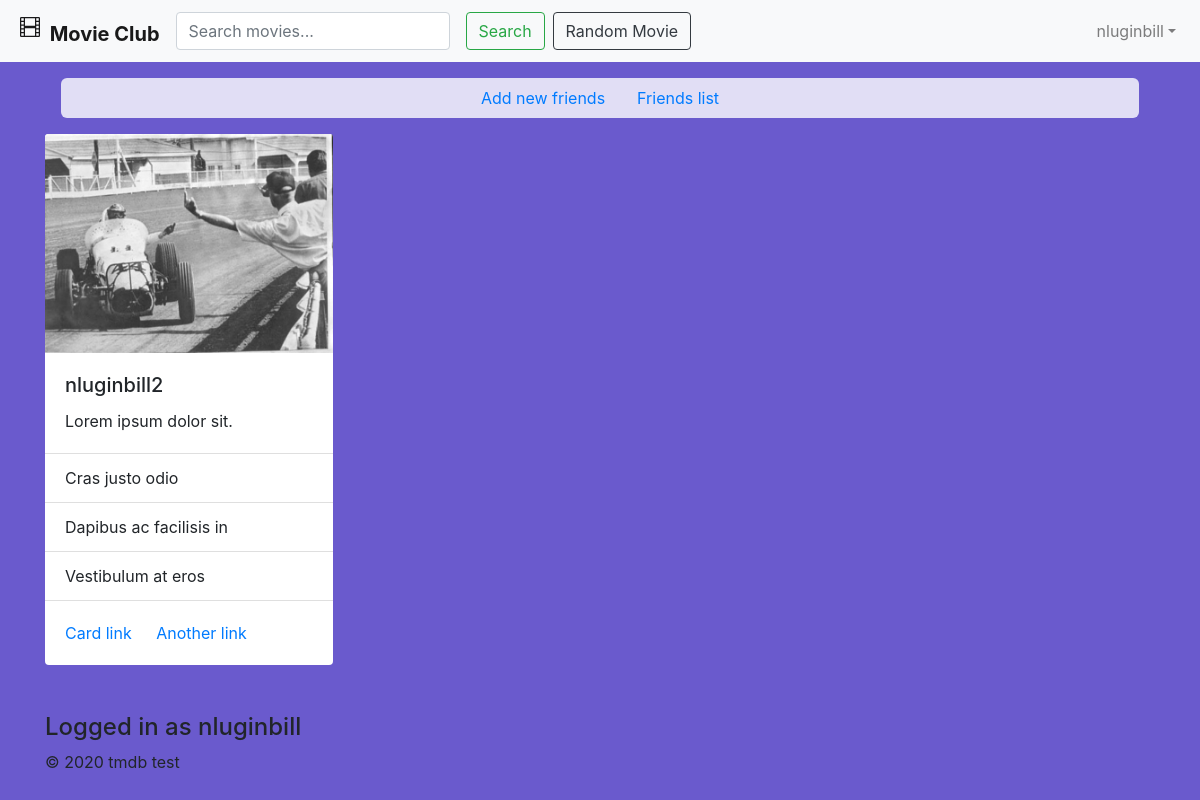
The page /index.php?action=friendsList (signed in) on the database as committed earlier.
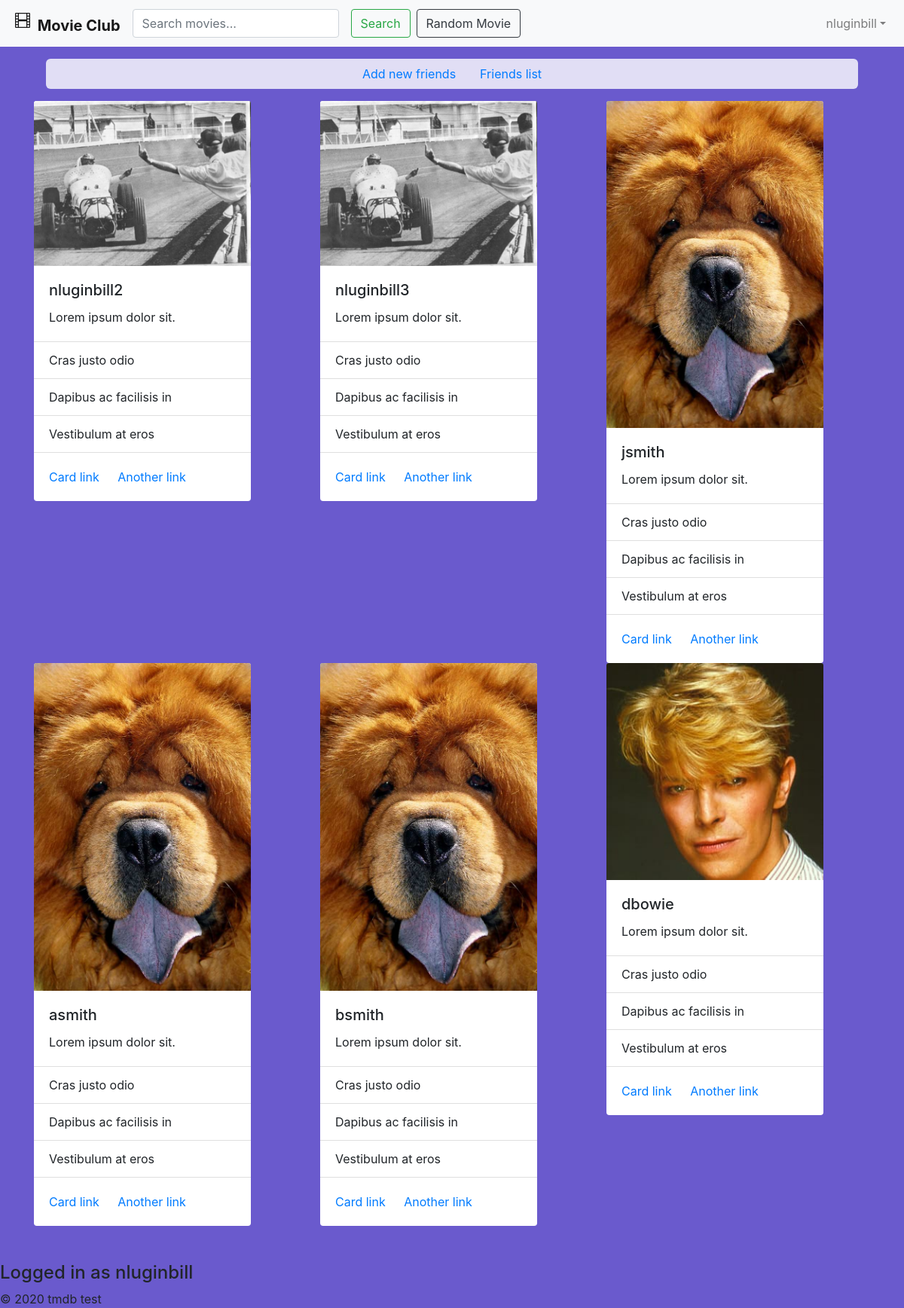
The same page on the database as committed later.
### tables this page shows
CREATE TABLE `users` (
  `userID` int(11) NOT NULL,
  `email` varchar(128) NOT NULL,
  `username` varchar(128) NOT NULL,
  `password` varchar(256) NOT NULL,
  `proPic` varchar(256) NOT NULL
);

### model/userDB.php (called while the page is built, shortened)
<?php
class UserDB {
    public static function getUser($userID) {
        $db = Database::getDB();
        $query = 'SELECT * FROM users
                  WHERE userID = :userID';
        $statement = $db->prepare($query);
        $statement->bindValue(":userID", $userID);
        $statement->execute();
        $row = $statement->fetch();
        $user = new User($row['email'], $row['username'], '', $row['proPic']);
        $user->setUserID($row['userID']);
        return $user;
    }
    public static function getUserByUserName($username) {
        $db = Database::getDB();
        $query = 'SELECT * FROM Users
                  WHERE username = :username';
        $statement = $db->prepare($query);
        $statement->bindValue(":username", $username);
        $statement->execute();
        $row = $statement->fetch(PDO::FETCH_ASSOC);
        $user = new User($row['email'], $row['username'], '', $row['proPic']);
        $user->setUserID($row['userID']);
        return $user;
    }
}

### model/user.php (called while the page is built, shortened)
<?php
class User {
    private $userID, $email, $username, $password, $proPic;
    function __construct($email, $username, $password, $proPic) {
        $this->username = $username;
        $this->proPic = $proPic;
    }
    function getProPic() {
        return $this->proPic;
    }
    public function getUsername() {
        return $this->username;
    }
}

### account/friendsList.php (the view)
<?php include 'view/header.php'; ?>
<div class="container">
    <ul class="nav justify-content-center socialNav m-3">
        <li class="nav-item">
            <a class="nav-link active" href="index.php?action=searchUsersPage">Add new friends</a>
        </li>
        <li class="nav-item">
            <a class="nav-link" href="index.php?action=friendsList">Friends list</a>
        </li>
    </ul>
    <?php for ($i = 0; $i < count($friends); $i++) { ?>
        <?php if ($i % 3 === 0) { ?>
            <div class="row">
        <?php } ?>
            <div class="col-sm-4">
                <div class="card" style="width: 18rem;">
                    <a href="index.php?action=showProfile&profileUser=<?php echo $friends[$i]->getUsername() ?>">
                        <img class="card-img-top" src="<?php echo $friends[$i]->getProPic(); ?>" alt="<?php echo $friends[$i]->getUsername(); ?>'s profile pic">
                    </a>
                    <div class="card-body">
                        <h5 class="card-title"><?php echo $friends[$i]->getUsername(); ?></h5>
                        <p class="card-text">Lorem ipsum dolor sit.</p>
                    </div>
                    <ul class="list-group list-group-flush">
                        <li class="list-group-item">Cras justo odio</li>
                        <li class="list-group-item">Dapibus ac facilisis in</li>
                        <li class="list-group-item">Vestibulum at eros</li>
                    </ul>
                    <div class="card-body">
                        <a href="#" class="card-link">Card link</a>
                        <a href="#" class="card-link">Another link</a>
                    </div>
                </div>
            </div>
                <?php if ($i % 3 === 2) {?>
            </div>
                <?php } ?>
        <?php } ?>
    </div>
    <?php include 'view/footer.php'; ?>

### index.php (shortened to what this page needs)
<!DOCTYPE html>
<?php
require_once './model/database.php';
require_once './model/user.php';
require_once './model/userDB.php';
require_once './model/favoriteDB.php';
$action = filter_input(INPUT_POST, "action");
if ($action === null) {
    $action = filter_input(INPUT_GET, "action");
}
$username = $_SESSION['loginUser'];
if ($username !== 'defaultUser') {
    $user = UserDB::getUserByUsername($username);
}
switch ($action) {
    case "friendsList":
        $friendsIDs = FriendshipDB::getFriends($user);
        $friends = array();
        for ($i = 0; $i < count($friendsIDs); $i++) {
            $friend = UserDB::getUser($friendsIDs[$i]);
            array_push($friends, $friend);
        }
        include './account/friendsList.php';
        die();
        break;
}
?>

### view/header.php (shortened to what this page needs)
<!DOCTYPE html>
<html>
    <head>
        <link rel="stylesheet" href="https://maxcdn.bootstrapcdn.com/bootstrap/4.0.0/css/bootstrap.min.css">
        <link rel="stylesheet" href="./main.css">
    </head>
    <body>
        <nav class="navbar navbar-expand-lg navbar-light bg-light">
            <div class="collapse navbar-collapse" id="navbarToggler">
                <a class="navbar-brand" href="index.php?action=main">
                    <b>Movie Club</b>
                </a>
                <form class="form-inline" method="post" action="index.php">
                    <input class="form-control mr-sm-2" type="search" placeholder="Search movies..." aria-label="Search" name="search">
                    <button class="btn btn-outline-success m-2 my-sm-0" type="submit">Search</button>
                    <a href="index.php?action=rater"><button type="button" class="btn btn-outline-dark my-2 my-sm-0">Random Movie</button></a>
                </form>
            </div>
            <?php if ($_SESSION['loginUser'] === 'defaultUser') { ?>
                <ul class="nav navbar-nav ml-auto mt-2 mt-lg-0">
                    <li class="nav-item active p-3">
                        <a class="navlink" href="index.php?action=login">Log In</a>
                    </li>
                    <li class="nav-item p-3">
                        <a class="navlink" href="index.php?action=register">Register</a>
                    </li>
                </ul>
            <?php } else { ?>
                <ul class="navbar-nav">
                    <li class="nav-item dropdown">
                        <a class="nav-link dropdown-toggle" href="#" id="navbarDropdown"
                           role="button" data-toggle="dropdown" aria-haspopup="true" aria-expanded="false"><?php echo $user->getUsername() ?></a>
                    </li>
                </ul>
            <?php } ?>
        </nav>

### view/footer.php (shortened to what this page needs)
<footer class="mt-5">
    <?php if ($_SESSION['loginUser'] !== 'defaultUser') { ?>
        <h4>Logged in as <?php echo $user->getUsername(); ?></h4>
    <?php } ?>
    <p class="copyright">
        &copy; <?php echo date("Y"); ?> tmdb test
    </p>
</footer>
</body>
</html>

### main.css (style rules this page uses)
body, html { height: 100%; }
.carousel,.item,.active { height:100%; }
body { background-color: slateblue; }
.socialNav, .board { background-color: rgba(255, 255, 255, 0.8); border-radius: 6px; }
.card { border: none; }

Rows that differ between the two databases and show on the page:
now on this page (row unchanged): users: proPic+username (picture), username "nluginbill3"
added users: proPic+username (picture), username "jsmith"
added users: proPic+username (picture), username "asmith"
added users: proPic+username (picture), username "bsmith"
added users: proPic+username (picture), username "dbowie"
